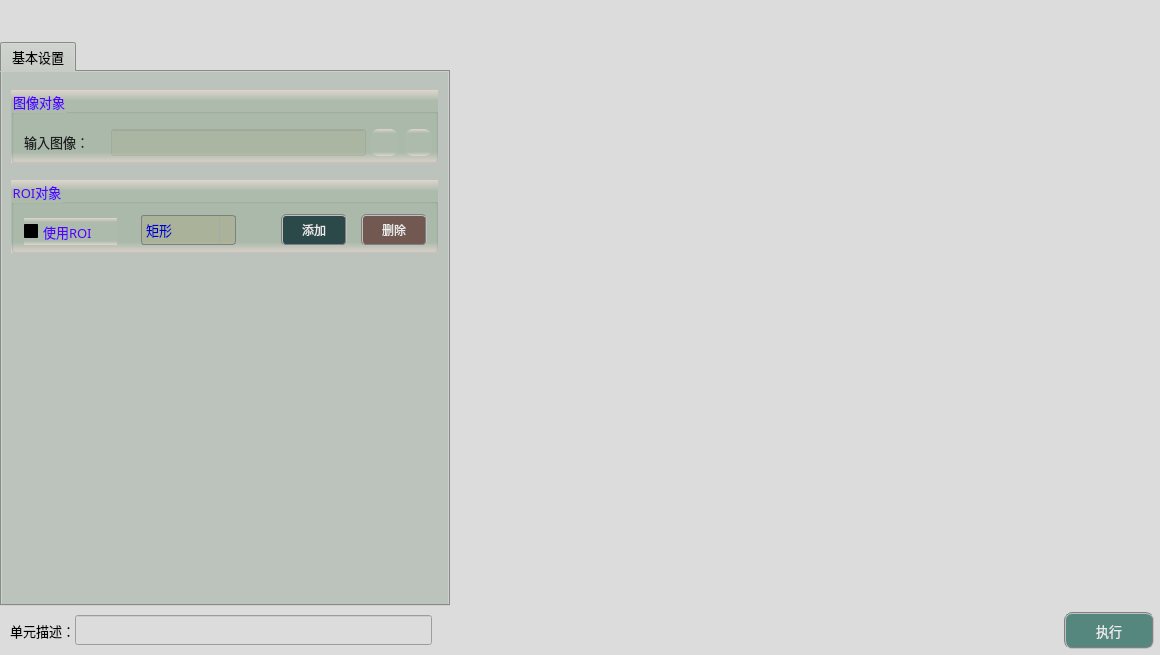
<?xml version="1.0" encoding="UTF-8"?>
<ui version="4.0">
 <class>frmCropImageClass</class>
 <widget class="QDialog" name="frmCropImageClass">
  <property name="geometry">
   <rect>
    <x>0</x>
    <y>0</y>
    <width>1160</width>
    <height>655</height>
   </rect>
  </property>
  <property name="sizePolicy">
   <sizepolicy hsizetype="Fixed" vsizetype="Fixed">
    <horstretch>0</horstretch>
    <verstretch>0</verstretch>
   </sizepolicy>
  </property>
  <property name="minimumSize">
   <size>
    <width>1160</width>
    <height>655</height>
   </size>
  </property>
  <property name="maximumSize">
   <size>
    <width>1160</width>
    <height>655</height>
   </size>
  </property>
  <property name="windowTitle">
   <string>裁切图像</string>
  </property>
  <property name="styleSheet">
   <string notr="true">background-color: rgb(220, 220, 220);</string>
  </property>
  <layout class="QGridLayout" name="gridLayout">
   <property name="leftMargin">
    <number>0</number>
   </property>
   <property name="topMargin">
    <number>0</number>
   </property>
   <property name="rightMargin">
    <number>0</number>
   </property>
   <property name="bottomMargin">
    <number>0</number>
   </property>
   <property name="spacing">
    <number>1</number>
   </property>
   <item row="0" column="2">
    <spacer name="verticalSpacer">
     <property name="orientation">
      <enum>Qt::Vertical</enum>
     </property>
     <property name="sizeType">
      <enum>QSizePolicy::Fixed</enum>
     </property>
     <property name="sizeHint" stdset="0">
      <size>
       <width>20</width>
       <height>42</height>
      </size>
     </property>
    </spacer>
   </item>
   <item row="2" column="0">
    <spacer name="verticalSpacer_4">
     <property name="orientation">
      <enum>Qt::Vertical</enum>
     </property>
     <property name="sizeType">
      <enum>QSizePolicy::Fixed</enum>
     </property>
     <property name="sizeHint" stdset="0">
      <size>
       <width>20</width>
       <height>5</height>
      </size>
     </property>
    </spacer>
   </item>
   <item row="0" column="0">
    <spacer name="verticalSpacer_2">
     <property name="orientation">
      <enum>Qt::Vertical</enum>
     </property>
     <property name="sizeType">
      <enum>QSizePolicy::Fixed</enum>
     </property>
     <property name="sizeHint" stdset="0">
      <size>
       <width>20</width>
       <height>42</height>
      </size>
     </property>
    </spacer>
   </item>
   <item row="3" column="0" colspan="3">
    <layout class="QHBoxLayout" name="horizontalLayout">
     <property name="spacing">
      <number>0</number>
     </property>
     <property name="bottomMargin">
      <number>6</number>
     </property>
     <item>
      <spacer name="horizontalSpacer">
       <property name="orientation">
        <enum>Qt::Horizontal</enum>
       </property>
       <property name="sizeType">
        <enum>QSizePolicy::Fixed</enum>
       </property>
       <property name="sizeHint" stdset="0">
        <size>
         <width>10</width>
         <height>20</height>
        </size>
       </property>
      </spacer>
     </item>
     <item>
      <widget class="QLabel" name="label_3">
       <property name="sizePolicy">
        <sizepolicy hsizetype="Fixed" vsizetype="Fixed">
         <horstretch>0</horstretch>
         <verstretch>0</verstretch>
        </sizepolicy>
       </property>
       <property name="maximumSize">
        <size>
         <width>83</width>
         <height>25</height>
        </size>
       </property>
       <property name="font">
        <font>
         <family>微软雅黑</family>
         <pointsize>10</pointsize>
        </font>
       </property>
       <property name="styleSheet">
        <string notr="true">background-color: rgba(255, 255, 255, 0);</string>
       </property>
       <property name="text">
        <string>单元描述：</string>
       </property>
      </widget>
     </item>
     <item>
      <widget class="QLineEdit" name="txtDescribe">
       <property name="sizePolicy">
        <sizepolicy hsizetype="Fixed" vsizetype="Fixed">
         <horstretch>0</horstretch>
         <verstretch>0</verstretch>
        </sizepolicy>
       </property>
       <property name="minimumSize">
        <size>
         <width>357</width>
         <height>30</height>
        </size>
       </property>
       <property name="maximumSize">
        <size>
         <width>16777215</width>
         <height>30</height>
        </size>
       </property>
       <property name="font">
        <font>
         <family>微软雅黑</family>
         <pointsize>10</pointsize>
        </font>
       </property>
      </widget>
     </item>
     <item>
      <spacer name="horizontalSpacer_8">
       <property name="orientation">
        <enum>Qt::Horizontal</enum>
       </property>
       <property name="sizeHint" stdset="0">
        <size>
         <width>40</width>
         <height>20</height>
        </size>
       </property>
      </spacer>
     </item>
     <item>
      <widget class="QPushButton" name="btnExecute">
       <property name="minimumSize">
        <size>
         <width>90</width>
         <height>37</height>
        </size>
       </property>
       <property name="font">
        <font>
         <family>微软雅黑</family>
         <pointsize>10</pointsize>
        </font>
       </property>
       <property name="styleSheet">
        <string notr="true">QWidget{ background-color: rgb(85, 135, 127);}
QWidget{ color: rgb(235, 235, 235);}
QWidget{ border: 2px groove gray;border-radius: 8px;padding: 2px 4px;}
QPushButton:hover{ background-color: rgb(85, 155, 127);}
QPushButton:pressed{background-color: rgb(85, 175, 127);}</string>
       </property>
       <property name="text">
        <string>执行</string>
       </property>
      </widget>
     </item>
     <item>
      <spacer name="horizontalSpacer_2">
       <property name="orientation">
        <enum>Qt::Horizontal</enum>
       </property>
       <property name="sizeType">
        <enum>QSizePolicy::Fixed</enum>
       </property>
       <property name="sizeHint" stdset="0">
        <size>
         <width>6</width>
         <height>20</height>
        </size>
       </property>
      </spacer>
     </item>
    </layout>
   </item>
   <item row="1" column="2">
    <layout class="QGridLayout" name="imageLayout">
     <property name="spacing">
      <number>1</number>
     </property>
    </layout>
   </item>
   <item row="1" column="1">
    <spacer name="horizontalSpacer_3">
     <property name="orientation">
      <enum>Qt::Horizontal</enum>
     </property>
     <property name="sizeType">
      <enum>QSizePolicy::Fixed</enum>
     </property>
     <property name="sizeHint" stdset="0">
      <size>
       <width>3</width>
       <height>20</height>
      </size>
     </property>
    </spacer>
   </item>
   <item row="1" column="0">
    <widget class="QTabWidget" name="tabWidget">
     <property name="sizePolicy">
      <sizepolicy hsizetype="Fixed" vsizetype="Expanding">
       <horstretch>0</horstretch>
       <verstretch>0</verstretch>
      </sizepolicy>
     </property>
     <property name="minimumSize">
      <size>
       <width>450</width>
       <height>550</height>
      </size>
     </property>
     <property name="maximumSize">
      <size>
       <width>16777215</width>
       <height>16777215</height>
      </size>
     </property>
     <property name="font">
      <font>
       <family>微软雅黑</family>
       <pointsize>10</pointsize>
      </font>
     </property>
     <property name="styleSheet">
      <string notr="true">background-color: #bcc2bc;</string>
     </property>
     <property name="currentIndex">
      <number>0</number>
     </property>
     <widget class="QWidget" name="tab">
      <attribute name="title">
       <string>基本设置</string>
      </attribute>
      <widget class="QGroupBox" name="groupCamera">
       <property name="geometry">
        <rect>
         <x>9</x>
         <y>18</y>
         <width>427</width>
         <height>73</height>
        </rect>
       </property>
       <property name="font">
        <font>
         <family>微软雅黑</family>
         <pointsize>10</pointsize>
        </font>
       </property>
       <property name="styleSheet">
        <string notr="true">background-color: qlineargradient(x1:0, y1:0, x2:0, y2:1, stop:0 #dfd5cf, stop: 0.15 #acbbac, stop: 0.85 #acbbac,stop:1 #dfd5cf);
color: rgb(85, 0, 255);</string>
       </property>
       <property name="title">
        <string>图像对象</string>
       </property>
       <widget class="QLabel" name="label_4">
        <property name="geometry">
         <rect>
          <x>13</x>
          <y>42</y>
          <width>79</width>
          <height>19</height>
         </rect>
        </property>
        <property name="font">
         <font>
          <family>微软雅黑</family>
          <pointsize>10</pointsize>
         </font>
        </property>
        <property name="styleSheet">
         <string notr="true">color: rgb(30, 30, 30);
background: transparent;</string>
        </property>
        <property name="text">
         <string>输入图像：</string>
        </property>
       </widget>
       <widget class="QLineEdit" name="txtLinkImage">
        <property name="geometry">
         <rect>
          <x>100</x>
          <y>39</y>
          <width>255</width>
          <height>27</height>
         </rect>
        </property>
        <property name="font">
         <font>
          <family>微软雅黑</family>
          <pointsize>10</pointsize>
         </font>
        </property>
        <property name="styleSheet">
         <string notr="true">color: rgb(0, 0, 200);
background-color: rgba(170, 170, 127,50);</string>
        </property>
        <property name="alignment">
         <set>Qt::AlignCenter</set>
        </property>
        <property name="readOnly">
         <bool>true</bool>
        </property>
       </widget>
       <widget class="QPushButton" name="btnLinkImage">
        <property name="geometry">
         <rect>
          <x>360</x>
          <y>39</y>
          <width>27</width>
          <height>27</height>
         </rect>
        </property>
        <property name="toolTip">
         <string>链接图像</string>
        </property>
        <property name="styleSheet">
         <string notr="true">QWidget{ border:none;border-radius: 8px;padding: 2px 4px;}
QPushButton:hover{ background-color: rgba(85, 150, 127, 100);}
QPushButton:pressed{background-color: rgba(85, 180, 127, 160);}</string>
        </property>
        <property name="text">
         <string/>
        </property>
        <property name="icon">
         <iconset resource="sub_res.qrc">
          <normaloff>:/resource/link.png</normaloff>:/resource/link.png</iconset>
        </property>
        <property name="iconSize">
         <size>
          <width>27</width>
          <height>27</height>
         </size>
        </property>
       </widget>
       <widget class="QPushButton" name="btnDelLinkImage">
        <property name="geometry">
         <rect>
          <x>394</x>
          <y>39</y>
          <width>27</width>
          <height>27</height>
         </rect>
        </property>
        <property name="toolTip">
         <string>删除图像链接</string>
        </property>
        <property name="styleSheet">
         <string notr="true">QWidget{ border:none;border-radius: 8px;padding: 2px 4px;}
QPushButton:hover{ background-color: rgba(226, 142, 162, 100);}
QPushButton:pressed{background-color: rgba(226, 172, 162, 200);}</string>
        </property>
        <property name="text">
         <string/>
        </property>
        <property name="icon">
         <iconset resource="sub_res.qrc">
          <normaloff>:/resource/del_link.png</normaloff>:/resource/del_link.png</iconset>
        </property>
        <property name="iconSize">
         <size>
          <width>27</width>
          <height>27</height>
         </size>
        </property>
       </widget>
      </widget>
      <widget class="QGroupBox" name="groupCamera_8">
       <property name="geometry">
        <rect>
         <x>9</x>
         <y>108</y>
         <width>427</width>
         <height>73</height>
        </rect>
       </property>
       <property name="font">
        <font>
         <family>微软雅黑</family>
         <pointsize>10</pointsize>
        </font>
       </property>
       <property name="styleSheet">
        <string notr="true">background-color: qlineargradient(x1:0, y1:0, x2:0, y2:1, stop:0 #dfd5cf, stop: 0.15 #acbbac, stop: 0.85 #acbbac,stop:1 #dfd5cf);
color: rgb(85, 0, 255);</string>
       </property>
       <property name="title">
        <string>ROI对象</string>
       </property>
       <widget class="QCheckBox" name="checkUseROI">
        <property name="geometry">
         <rect>
          <x>13</x>
          <y>38</y>
          <width>93</width>
          <height>27</height>
         </rect>
        </property>
        <property name="sizePolicy">
         <sizepolicy hsizetype="Fixed" vsizetype="Fixed">
          <horstretch>0</horstretch>
          <verstretch>0</verstretch>
         </sizepolicy>
        </property>
        <property name="font">
         <font>
          <family>微软雅黑</family>
          <pointsize>10</pointsize>
         </font>
        </property>
        <property name="styleSheet">
         <string notr="true">QCheckBox{
    color: rgb(30, 30, 30);
	border-style: flat;
	background: transparent;
}
QCheckBox::indicator {
    width: 17px;
    height: 17px;    
}
QCheckBox::indicator::unchecked {
    image: url(:/resource/untick.png);
}
QCheckBox::indicator::checked {
    image: url(:/resource/tick.png);
};</string>
        </property>
        <property name="text">
         <string>使用ROI</string>
        </property>
        <property name="iconSize">
         <size>
          <width>22</width>
          <height>22</height>
         </size>
        </property>
        <property name="checked">
         <bool>false</bool>
        </property>
       </widget>
       <widget class="QComboBox" name="comboROIShape">
        <property name="geometry">
         <rect>
          <x>130</x>
          <y>35</y>
          <width>95</width>
          <height>30</height>
         </rect>
        </property>
        <property name="font">
         <font>
          <family>微软雅黑</family>
          <pointsize>10</pointsize>
         </font>
        </property>
        <property name="styleSheet">
         <string notr="true">QComboBox {
    border: 1px solid gray;
    border-radius: 3px;  
    min-width: 5em;
    color: rgb(0, 0, 200);
	background-color: rgba(170, 170, 127,100);
}
QComboBox::drop-down {
    subcontrol-origin: padding;
    subcontrol-position: top right;
    width: 15px; 
    border-left-width: 1px;
    border-left-color: darkgray;
    border-left-style: solid;
    border-top-right-radius: 3px;
    border-bottom-right-radius: 3px;
}

QComboBox::down-arrow {
    image: url(:/resource/down.png);
} 
QComboBox::down-arrow:on {
    top: 1px;
    left: 1px;
}</string>
        </property>
        <item>
         <property name="text">
          <string>矩形</string>
         </property>
        </item>
        <item>
         <property name="text">
          <string>旋转矩形</string>
         </property>
        </item>
        <item>
         <property name="text">
          <string>圆形</string>
         </property>
        </item>
        <item>
         <property name="text">
          <string>多边形</string>
         </property>
        </item>
       </widget>
       <widget class="QPushButton" name="btnAddROI">
        <property name="geometry">
         <rect>
          <x>270</x>
          <y>34</y>
          <width>66</width>
          <height>32</height>
         </rect>
        </property>
        <property name="sizePolicy">
         <sizepolicy hsizetype="Fixed" vsizetype="Fixed">
          <horstretch>0</horstretch>
          <verstretch>0</verstretch>
         </sizepolicy>
        </property>
        <property name="minimumSize">
         <size>
          <width>60</width>
          <height>30</height>
         </size>
        </property>
        <property name="font">
         <font>
          <family>微软雅黑</family>
          <pointsize>9</pointsize>
         </font>
        </property>
        <property name="styleSheet">
         <string notr="true">QWidget{ background-color: rgba(9, 42, 47, 200);}
QWidget{ color: rgb(235, 235, 235);}
QWidget{ border: 2px groove gray;border-radius: 5px;padding: 2px 4px;}
QPushButton:hover{ background-color: rgb(9, 62, 52);}
QPushButton:pressed{background-color: rgb(9, 82, 72);}</string>
        </property>
        <property name="text">
         <string>添加</string>
        </property>
       </widget>
       <widget class="QPushButton" name="btnDeleteROI">
        <property name="geometry">
         <rect>
          <x>350</x>
          <y>34</y>
          <width>66</width>
          <height>32</height>
         </rect>
        </property>
        <property name="minimumSize">
         <size>
          <width>60</width>
          <height>30</height>
         </size>
        </property>
        <property name="font">
         <font>
          <family>微软雅黑</family>
          <pointsize>9</pointsize>
         </font>
        </property>
        <property name="styleSheet">
         <string notr="true">QWidget{ background-color: rgba(97, 63, 56, 200);}
QWidget{ color: rgb(235, 235, 235);}
QWidget{ border: 2px groove gray;border-radius: 5px;padding: 2px 4px;}
QPushButton:hover{ background-color: rgb(97, 83, 76);}
QPushButton:pressed{background-color: rgb(117, 83, 96);}</string>
        </property>
        <property name="text">
         <string>删除</string>
        </property>
       </widget>
      </widget>
     </widget>
    </widget>
   </item>
  </layout>
 </widget>
 <layoutdefault spacing="6" margin="11"/>
 <resources>
  <include location="sub_res.qrc"/>
  <include location="../ImageView/sub_res.qrc"/>
 </resources>
 <connections/>
</ui>
